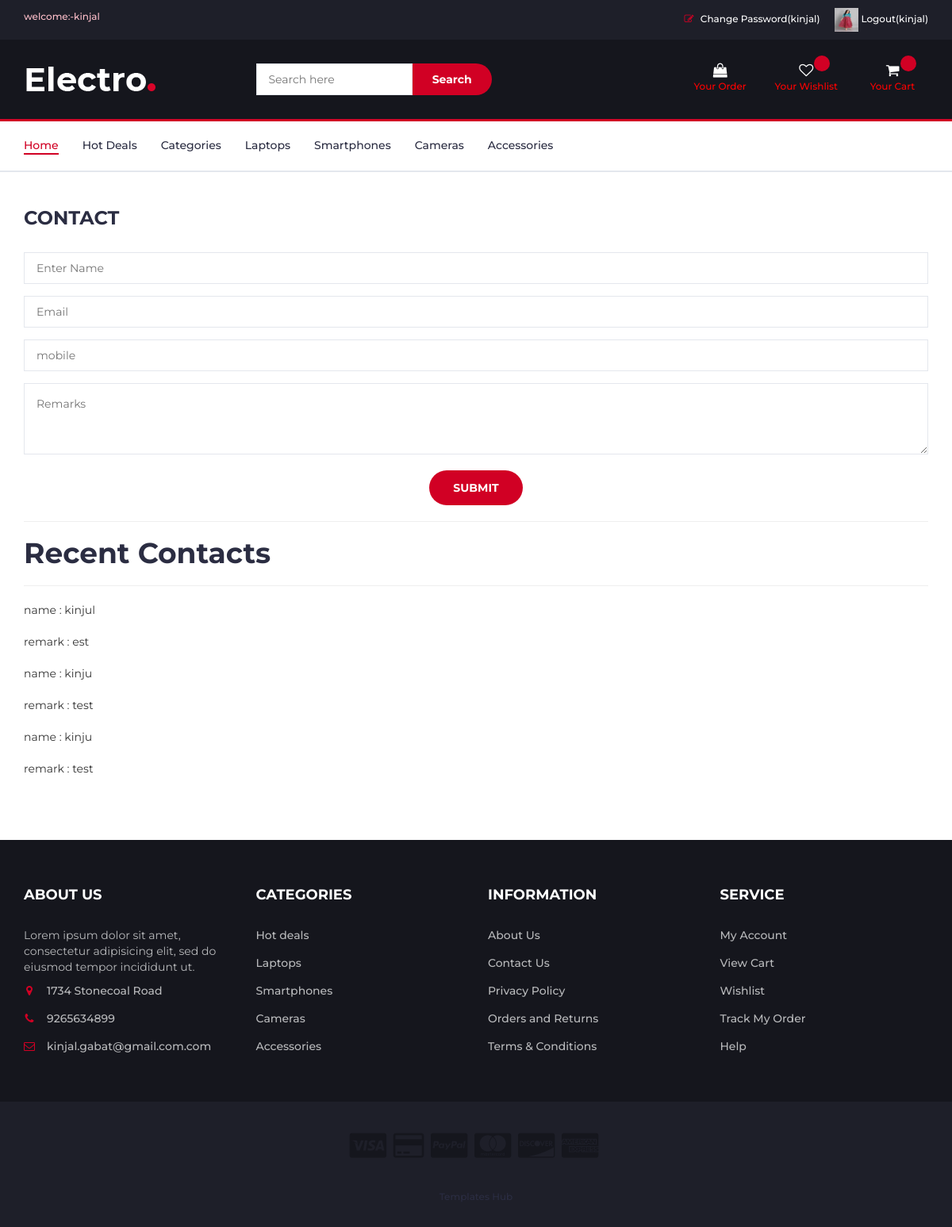
Screenshot of /contact/ (signed in) with the database file from the repository.
### myapp/models.py (models this page shows, shortened)
class Contact(models.Model):
	name=models.CharField(max_length=100)
	email=models.EmailField()
	mobile=models.PositiveIntegerField()
	remark=models.TextField()

### myapp/views.py (the view)
# urls.py: path('contact/',views.contact,name='contact'),
def contact(request):
	if request.method =="POST":
		Contact.objects.create(
			name = request.POST["name"],
			email= request.POST["email"],
			mobile= request.POST["mobile"],
			remark = request.POST["remark"],
			)
		msg ="Contact saved Successfully"
		contacts=Contact.objects.all().order_by('-id')[:3]
		return render(request,'contact.html',{"msg" : msg,'contacts':contacts})
	else:
		contacts=Contact.objects.all().order_by('-id')[:3]
		return render(request,'contact.html',{'contacts':contacts})

### myapp/templates/contact.html (shortened to what this page needs)
{% extends 'header.html' %}
{% load static %}
{% block content %}
<!DOCTYPE html>
<html lang="en">
	<head>
    </head>
	<body>
		<div class="section">
			<div class="container">
				<div class="row">
					<div class="col-md-12">
						<div class="billing-details">
							<div class="section-title">
								<h3 class="title"> Contact </h3>
							</div>
							<form name="contact" method="post" action="{% url 'contact' %}">
							<div class="form-group">
								<input class="input" type="text" name="name" placeholder="Enter Name">
							</div>
							<div class="form-group">
								<input class="input" type="email" name="email" placeholder="Email">
							</div>
							<div class="form-group">
								<input class="input" type="text" name="mobile" placeholder="mobile">
							</div>
							<div class="form-group">
								<textarea class="input" placeholder="Remarks" name="remark"></textarea>
							</div>
							<div class="form-group" align="center">
								<input  type="submit" name="action" value="Submit" class="primary-btn order-submit">
							</div>
							</form>
							<hr>
							<h1> Recent Contacts </h1>
							<hr>
							{% for i in contacts %}
								name : {{i.name}}<br><br>
								remark : {{i.remark}}<br><br>
							{% endfor %}
						</div>
					</div>
				</div>
			</div>
		</div>
	</body>
</html>
{% endblock %}

### myapp/static/css/style.css (style rules this page uses)
body { font-family: 'Montserrat', sans-serif; font-weight: 400; color: #333; }
h1, h2, h3, h4, h5, h6 { color: #2B2D42; font-weight: 700; margin: 0 0 10px; }
.primary-btn { display: inline-block; padding: 12px 30px; background-color: #D10024; border: none; border-radius: 40px; color: #FFF; text-transform: uppercase; font-weight: 700; text-align: center; -webkit-transition: 0.2s all; transition: 0.2s all; }
.input { height: 40px; padding: 0px 15px; border: 1px solid #E4E7ED; background-color: #FFF; width: 100%; }
textarea.input { padding: 15px; min-height: 90px; }
.section { padding-top: 30px; padding-bottom: 30px; }
.section-title { position: relative; margin-bottom: 30px; margin-top: 15px; }
.section-title .title { display: inline-block; text-transform: uppercase; margin: 0px; }
.billing-details { margin-bottom: 30px; }

### rows the page displays
Contact: name "kinjul", remark "est"
Contact: name "kinju", remark "test"
Contact: name "kinju", remark "test"

### other values shown
{{ request.session.fname }} "kinjal"
